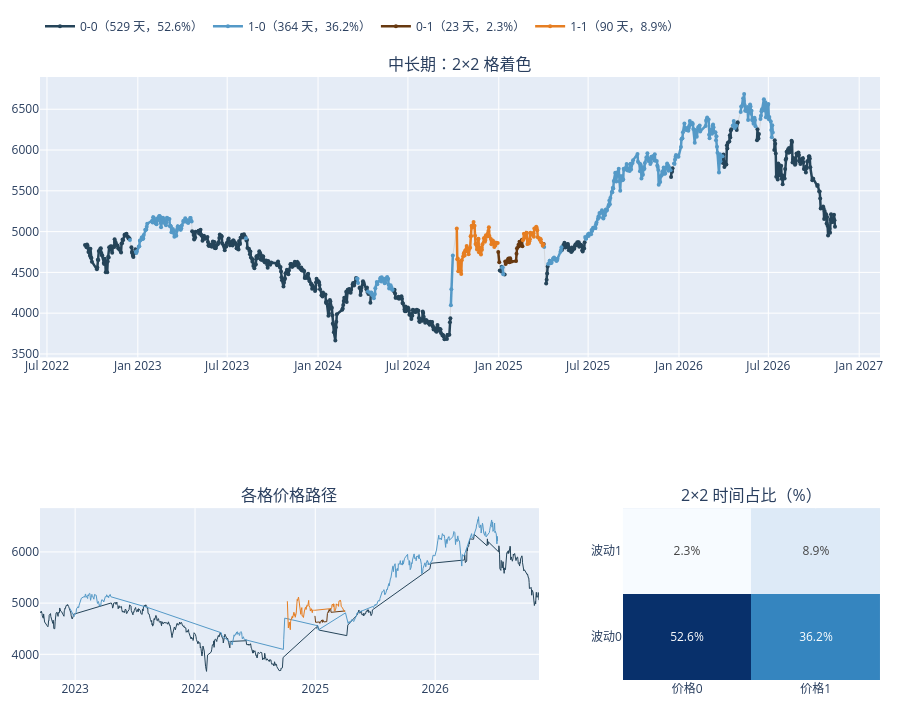

The notebook cell saved with this chart:
### Markdown cell above
## 八、中长期四宫格（2×2）

### Code cell
plot_grid('长价格', '长波动', '中长期').show()
